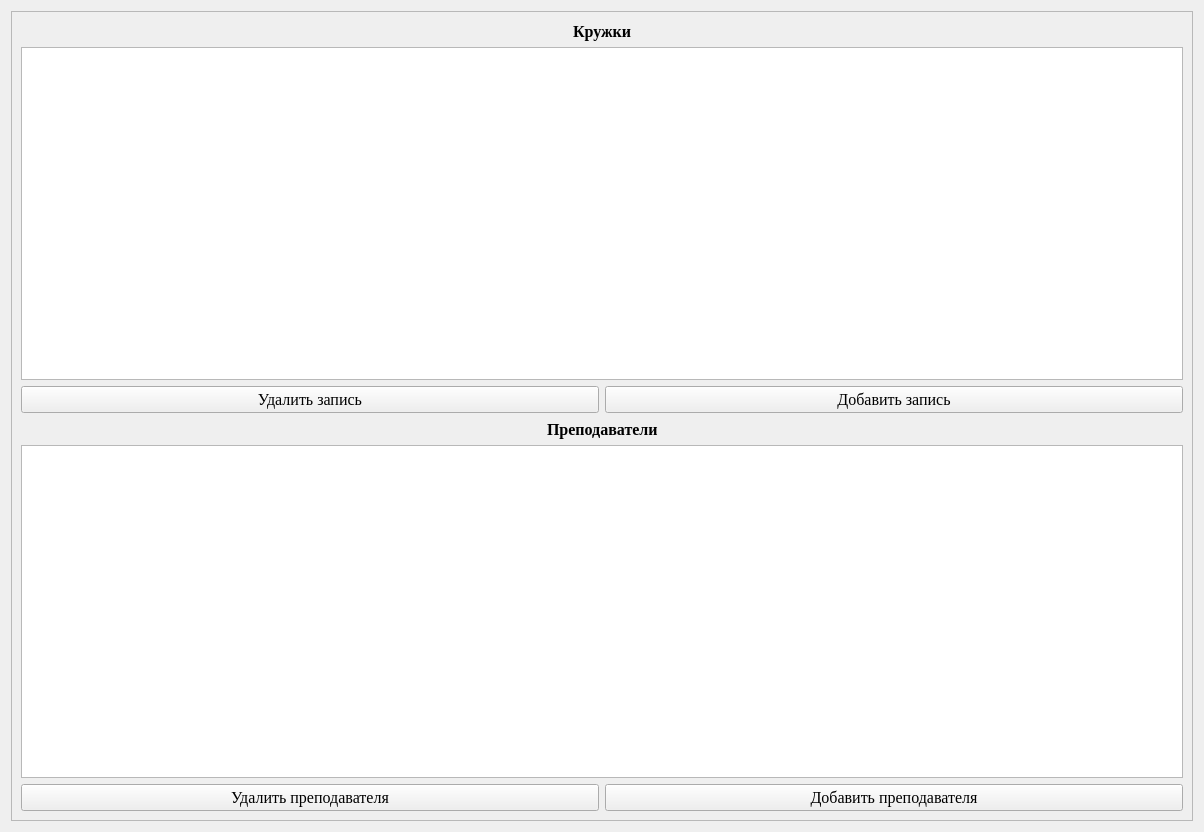
<?xml version="1.0" encoding="UTF-8"?>
<ui version="4.0">
 <class>Form_TabLessons</class>
 <widget class="QWidget" name="Form_TabLessons">
  <property name="geometry">
   <rect>
    <x>0</x>
    <y>0</y>
    <width>1204</width>
    <height>832</height>
   </rect>
  </property>
  <property name="windowTitle">
   <string>Form Lessons</string>
  </property>
  <layout class="QVBoxLayout" name="verticalLayout_4">
   <item>
    <widget class="QFrame" name="frame_1">
     <property name="frameShape">
      <enum>QFrame::StyledPanel</enum>
     </property>
     <property name="frameShadow">
      <enum>QFrame::Raised</enum>
     </property>
     <layout class="QVBoxLayout" name="verticalLayout_5">
      <item>
       <layout class="QVBoxLayout" name="verticalLayout_3">
        <item>
         <layout class="QVBoxLayout" name="verticalLayout">
          <item>
           <layout class="QHBoxLayout" name="horizontalLayout_7">
            <item>
             <spacer name="horizontalSpacer_2">
              <property name="orientation">
               <enum>Qt::Horizontal</enum>
              </property>
              <property name="sizeHint" stdset="0">
               <size>
                <width>40</width>
                <height>20</height>
               </size>
              </property>
             </spacer>
            </item>
            <item>
             <widget class="QLabel" name="label_15">
              <property name="font">
               <font>
                <family>Times New Roman</family>
                <pointsize>12</pointsize>
                <bold>true</bold>
               </font>
              </property>
              <property name="text">
               <string>Кружки</string>
              </property>
             </widget>
            </item>
            <item>
             <spacer name="horizontalSpacer">
              <property name="orientation">
               <enum>Qt::Horizontal</enum>
              </property>
              <property name="sizeHint" stdset="0">
               <size>
                <width>40</width>
                <height>20</height>
               </size>
              </property>
             </spacer>
            </item>
           </layout>
          </item>
          <item>
           <widget class="QTableWidget" name="tableWidget_LessonsInfo"/>
          </item>
          <item>
           <layout class="QHBoxLayout" name="horizontalLayout">
            <item>
             <widget class="QPushButton" name="pushButton_DeleteLessonInfo">
              <property name="font">
               <font>
                <family>Times New Roman</family>
                <pointsize>12</pointsize>
               </font>
              </property>
              <property name="text">
               <string>Удалить запись</string>
              </property>
             </widget>
            </item>
            <item>
             <widget class="QPushButton" name="pushButton_InsertLessonInfo">
              <property name="font">
               <font>
                <family>Times New Roman</family>
                <pointsize>12</pointsize>
               </font>
              </property>
              <property name="text">
               <string>Добавить запись</string>
              </property>
             </widget>
            </item>
           </layout>
          </item>
         </layout>
        </item>
        <item>
         <layout class="QVBoxLayout" name="verticalLayout_2">
          <item>
           <layout class="QHBoxLayout" name="horizontalLayout_9">
            <item>
             <spacer name="horizontalSpacer_5">
              <property name="orientation">
               <enum>Qt::Horizontal</enum>
              </property>
              <property name="sizeHint" stdset="0">
               <size>
                <width>40</width>
                <height>20</height>
               </size>
              </property>
             </spacer>
            </item>
            <item>
             <widget class="QLabel" name="label_19">
              <property name="font">
               <font>
                <family>Times New Roman</family>
                <pointsize>12</pointsize>
                <bold>true</bold>
               </font>
              </property>
              <property name="text">
               <string>Преподаватели</string>
              </property>
             </widget>
            </item>
            <item>
             <spacer name="horizontalSpacer_6">
              <property name="orientation">
               <enum>Qt::Horizontal</enum>
              </property>
              <property name="sizeHint" stdset="0">
               <size>
                <width>40</width>
                <height>20</height>
               </size>
              </property>
             </spacer>
            </item>
           </layout>
          </item>
          <item>
           <widget class="QTableWidget" name="tableWidget_Teachers"/>
          </item>
          <item>
           <layout class="QHBoxLayout" name="horizontalLayout_3">
            <item>
             <widget class="QPushButton" name="pushButton_DeleteTeacher">
              <property name="font">
               <font>
                <family>Times New Roman</family>
                <pointsize>12</pointsize>
               </font>
              </property>
              <property name="text">
               <string>Удалить преподавателя</string>
              </property>
             </widget>
            </item>
            <item>
             <widget class="QPushButton" name="pushButton_InsertTeacher">
              <property name="font">
               <font>
                <family>Times New Roman</family>
                <pointsize>12</pointsize>
               </font>
              </property>
              <property name="text">
               <string>Добавить преподавателя</string>
              </property>
             </widget>
            </item>
           </layout>
          </item>
         </layout>
        </item>
       </layout>
      </item>
     </layout>
    </widget>
   </item>
  </layout>
 </widget>
 <resources/>
 <connections/>
</ui>
